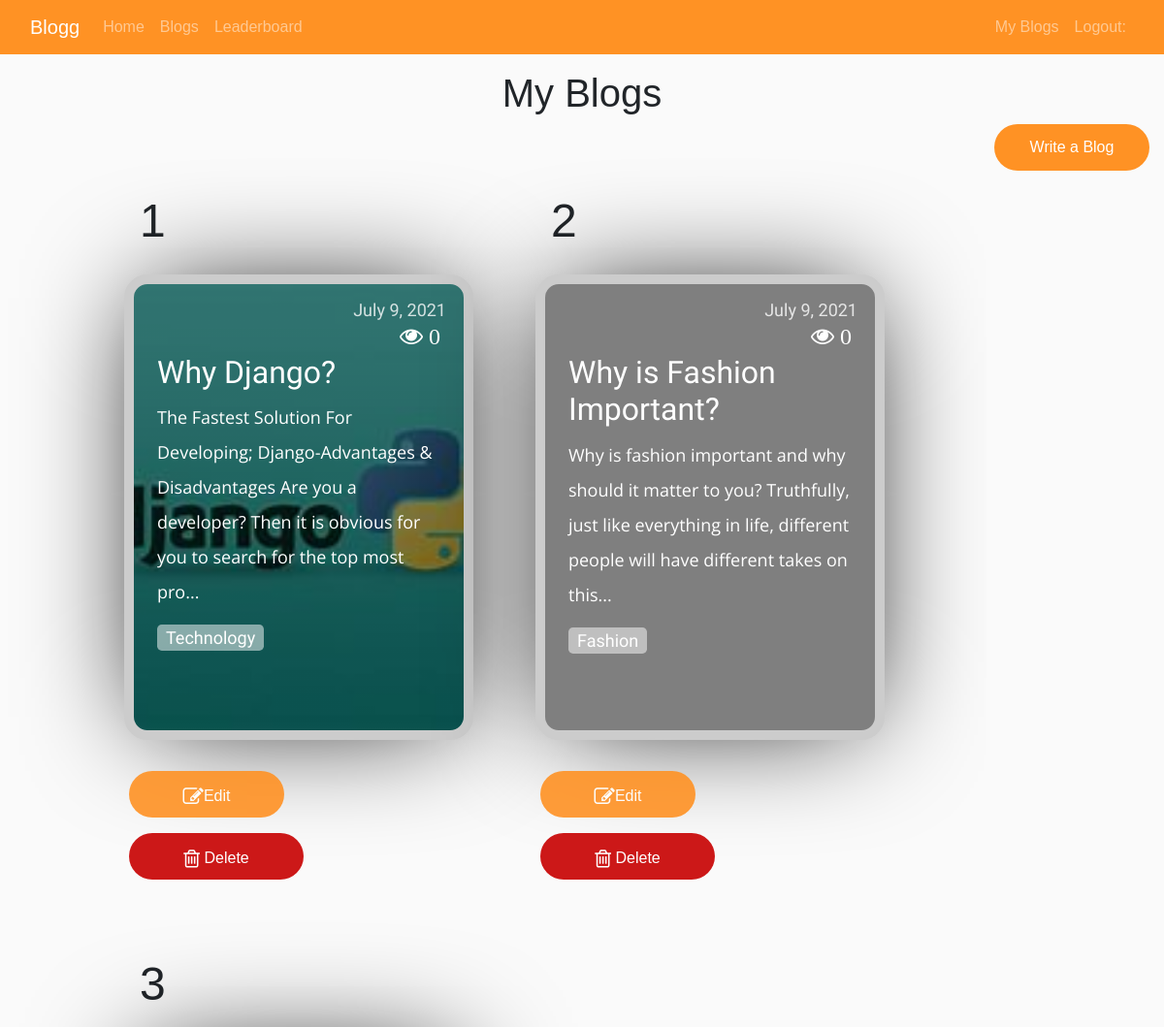
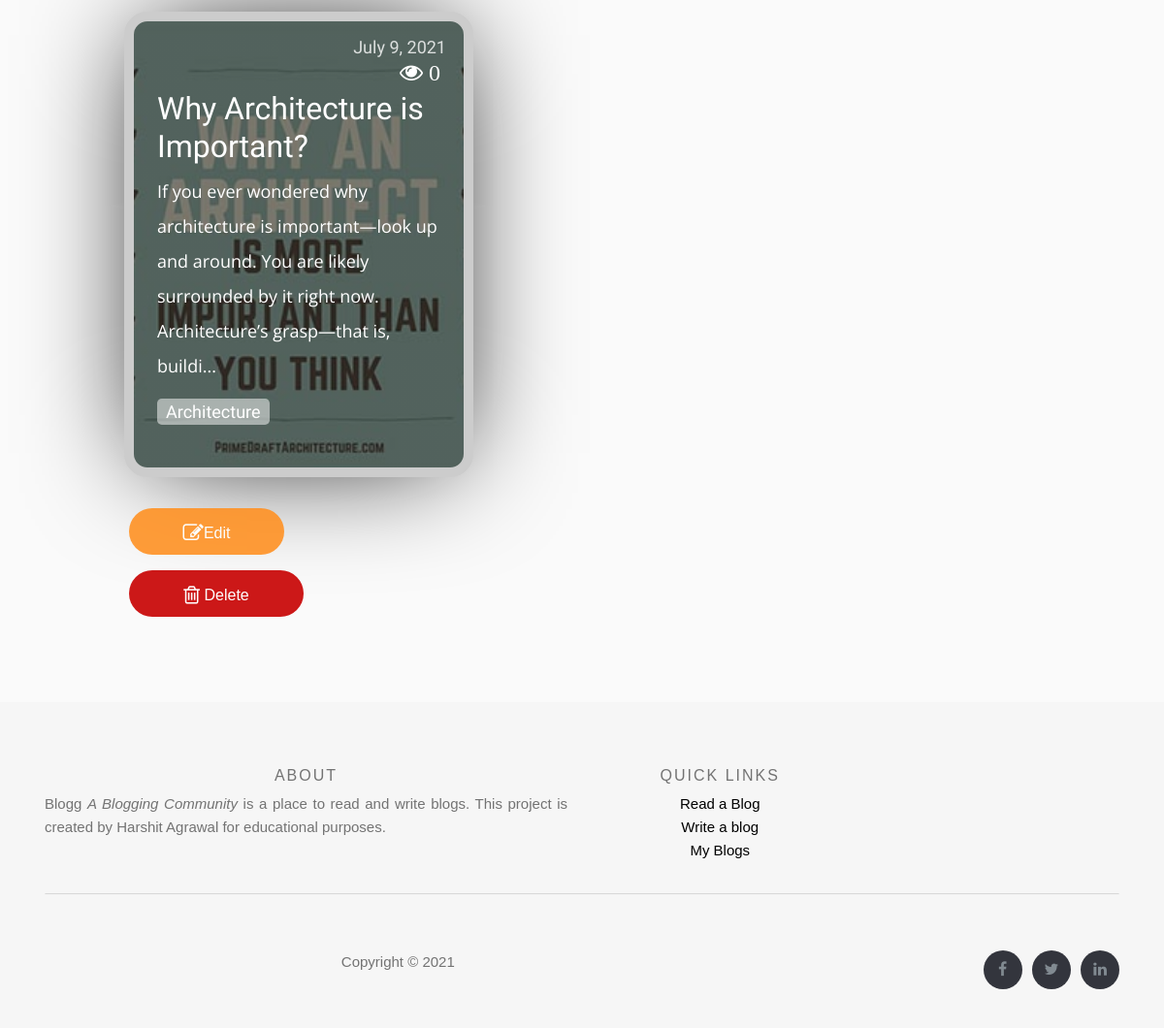
The app's page /blog/myblogs/ (signed in), older data (2 pictures, top to bottom).
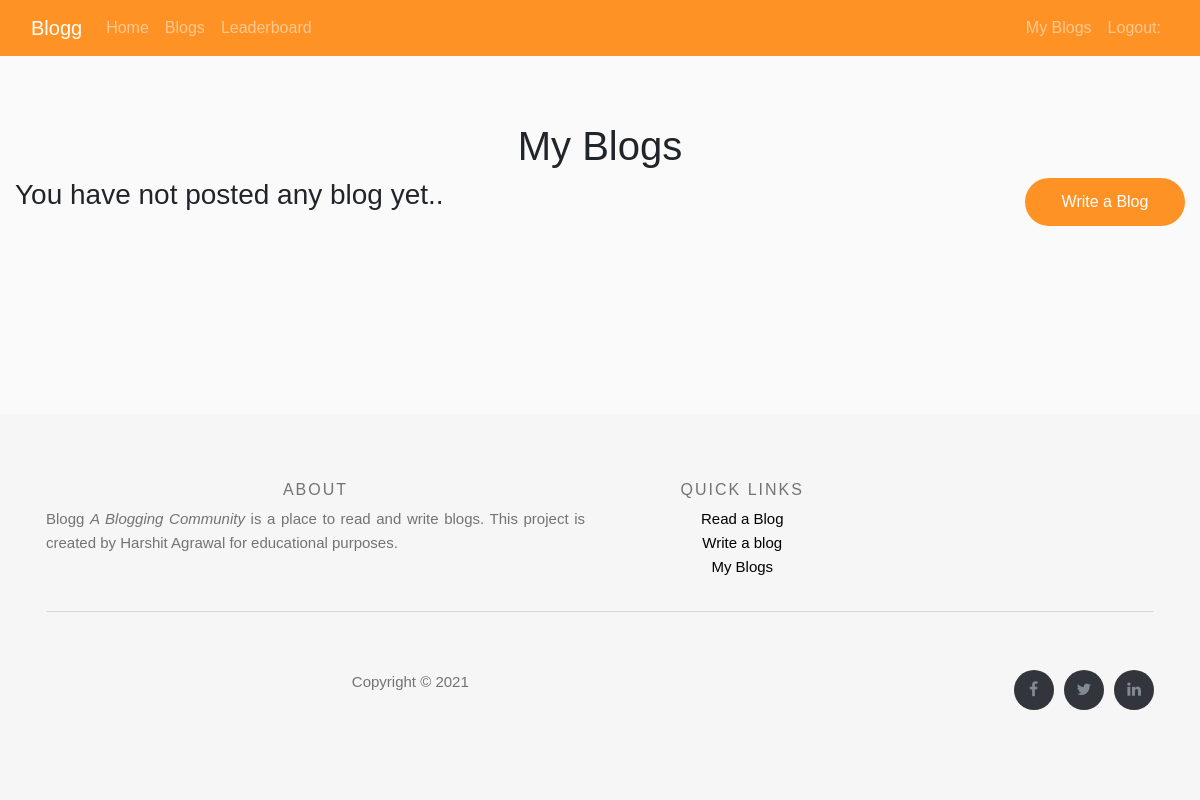
The same page, newer data.
### blog/models.py (models this page shows)
class Blog(models.Model):
    blog_id = models.AutoField(primary_key = True)
    user = models.CharField(max_length = 50)
    user_name = models.CharField(max_length = 50, default = "")
    category = models.CharField(max_length = 50)
    title = models.CharField(max_length = 100)
    content = models.CharField(max_length = 10000)
    pub_date = models.DateField(auto_now_add=True)
    image = models.FileField(upload_to='blog/images', default="")
    views = models.ManyToManyField(User,related_name = "post_views", default = 0)
    def total_views(self):
        return self.views.count()

### blog/views.py (the view)
# urls.py: path("myblogs/",views.myblogs, name = "myblogs"),
@login_required
def myblogs(request):
    check = False
    my_blogs = Blog.objects.filter(user = request.user.username)
    if len(my_blogs) == 0:
        check = True
    return render(request, 'blog/myblogs.html',{
        "my_blogs" : my_blogs,
        "check" : check
        })

### blog/templates/blog/myblogs.html (shortened to what this page needs)
{% extends 'blog/basic.html' %}
{% load static%}
{% block css %}
<link rel="stylesheet" type="text/css" href="{% static 'blog/index.css'%}">
<link rel="stylesheet" type="text/css" href="{% static 'blog/myblogs.css' %}">
{% endblock %}
{% block body %}
<div class="all_blogs container-fluid my-3">
<h1 style="text-align: center;">My Blogs</h1>
{% if my_blog == None %}
 <div style="float: right;"><a href="{% url 'write' %}"><button class="write"><span>Write a Blog</span></button></a> </div>
 {% else %}
<div style="float: right;"><a href="{% url 'write' %}"><button class="write"><span>Write another Blog</span></button></a> </div>
{% endif %}
{% if check %}
<h3> You have not posted any blog yet..</h3>
{% endif %}
<section class="cards-wrapper">
{% for blog in my_blogs %}
  <div class="card-grid-space">
    <div class="num">{{forloop.counter}}</div>
                                <a class="card" href="{% url 'read' blog.blog_id %}" style="--bg-img: url(/media/{{blog.image}})">
                                    <div class = "views" style="margin-top: 4%;"><i class="fa fa-eye" aria-hidden="true">  {{blog.total_views}}</i></div>
                    <div>
                        <h2>{{blog.title|slice:"0:50"}}</h2>
                        <p>{{blog.content|slice:"0:150"}}...</p>
                        <div class="date">{{blog.pub_date}} <br></div>
                        <div class="tags">
                            <div class="tag">{{blog.category}}</div>
                        </div>
                    </div>
                </a>
<br>
<a href="{% url 'edit_blog' blog.blog_id %}">
<button class = "delete" style="background-color: #FF9224;border-radius: 30px;color: white; width: 10em;"><i class="fa fa-pencil-square-o fa-lg" aria-hidden="true"></i>Edit</button>
</a>
<form action="{% url 'delete_blog' blog.blog_id %}" method="post">
<button type = "submit" class = "delete" ><i class="fa fa-trash-o fa-lg" aria-hidden="true"></i>
Delete</button>
</form>
</div>
{% endfor %}
</section>
</div>
{% endblock %}

Row changes from the older to the newer data that the page shows:
removed Blog: image (picture), total_views "0", title "Why Django?", content "The Fastest Solution For Developing; Django-Advantages & Disadvantages Are you a developer? Then it is obvious for you to search for the top most pro", pub_date "July 9, 2021", category "Technology"
removed Blog: total_views "0", title "Why is Fashion Important?", content "Why is fashion important and why should it matter to you? Truthfully, just like everything in life, different people will have different takes on this", pub_date "July 9, 2021", category "Fashion"
removed Blog: image (picture), total_views "0", title "Why Architecture is Important?", content "If you ever wondered why architecture is important—look up and around. You are likely surrounded by it right now. Architecture’s grasp—that is, buildi", pub_date "July 9, 2021", category "Architecture"
Text that changed along with them:
text now shown: "You have not posted any blog yet.."
